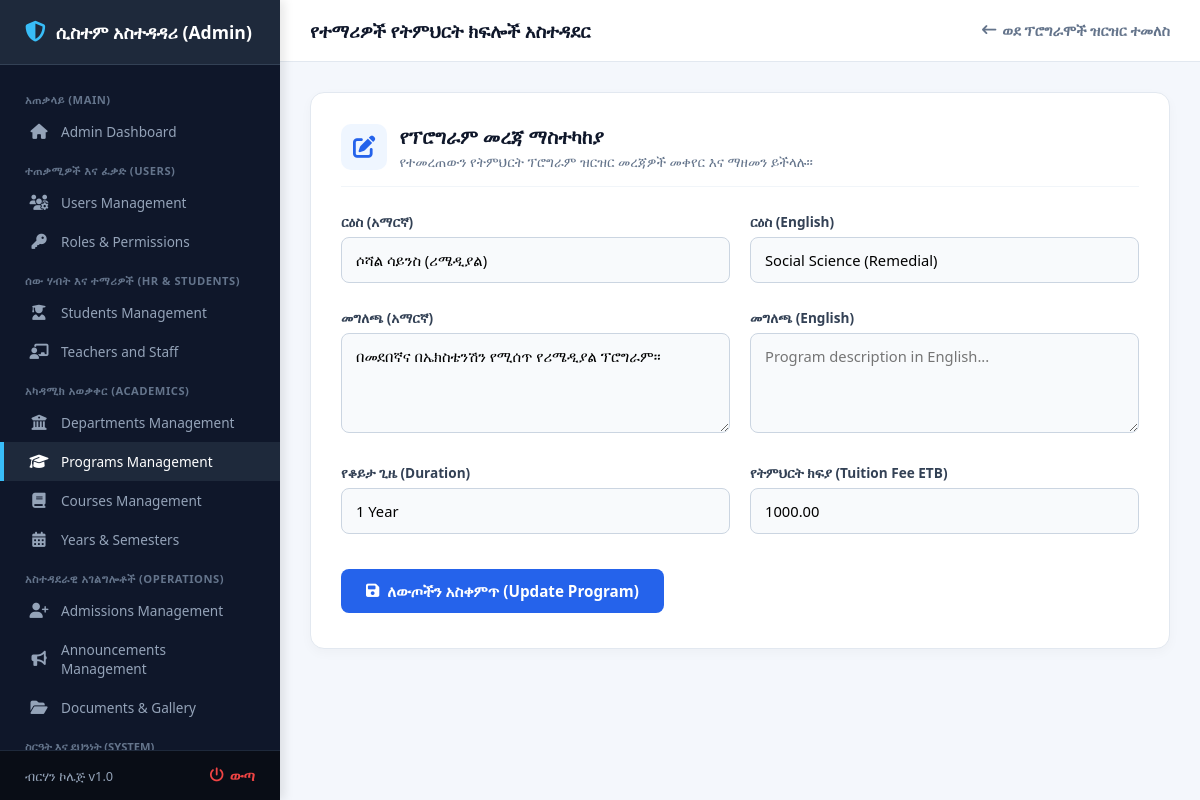
The page /admin/edit-program.php?id=6 (signed in) on the database its author committed.
### tables this page shows
CREATE TABLE `programs` (
  `id` int(11) NOT NULL,
  `title_am` varchar(150) NOT NULL,
  `title_en` varchar(150) NOT NULL,
  `category` varchar(50) NOT NULL,
  `slug` varchar(100) NOT NULL,
  `description_am` text DEFAULT NULL,
  `duration` varchar(50) NOT NULL,
  `created_at` timestamp NOT NULL DEFAULT current_timestamp(),
  `tuition_fee` decimal(10,2) DEFAULT 0.00,
  `description_en` text DEFAULT NULL
);

### admin/edit-program.php (the view, shortened to what this page needs)
<?php
require_once '../config/config.php';
$id = intval($_GET['id'] ?? 0);
$stmt = $pdo->prepare("SELECT * FROM programs WHERE id = ?");
$stmt->execute([$id]);
$program = $stmt->fetch(PDO::FETCH_ASSOC);
?>
<!DOCTYPE html>
<html lang="am">
<head>
    <link rel="stylesheet" href="https://cdnjs.cloudflare.com/ajax/libs/font-awesome/6.4.0/css/all.min.css">
</head>
<body>
    <?php include 'sidebar.php'; ?>
    <div class="main-container">
        <div class="topbar">
            <h3>የተማሪዎች የትምህርት ክፍሎች አስተዳደር</h3>
            <a href="programs.php" class="btn-back"><i class="fa-solid fa-arrow-left-long"></i> ወደ ፕሮግራሞች ዝርዝር ተመለስ</a>
        </div>
        <div class="content-body">
            <div class="card">
                <div class="card-header">
                    <i class="fa-solid fa-pen-to-square"></i>
                    <div>
                        <h3>የፕሮግራም መረጃ ማስተካከያ</h3>
                        <p>የተመረጠውን የትምህርት ፕሮግራም ዝርዝር መረጃዎች መቀየር እና ማዘመን ይችላሉ።</p>
                    </div>
                </div>
                <form method="POST">
                    <div class="form-grid">
                        <div class="form-group">
                            <label>ርዕስ (አማርኛ)</label>
                            <input type="text" name="title_am" value="<?php echo htmlspecialchars($program['title_am'] ?? ($program['title'] ?? '')); ?>" required placeholder="ምሳሌ፦ ሶፍትዌር ఇంጂነሪንግ">
                        </div>
                        <div class="form-group">
                            <label>ርዕስ (English)</label>
                            <input type="text" name="title_en" value="<?php echo htmlspecialchars($program['title_en'] ?? ''); ?>" placeholder="ምሳሌ፦ Software Engineering">
                        </div>
                        <div class="form-group">
                            <label>መግለጫ (አማርኛ)</label>
                            <textarea name="description_am" placeholder="ስለ ፕሮግራሙ አጭር መግለጫ በአማርኛ..."><?php echo htmlspecialchars($program['description_am'] ?? ($program['description'] ?? '')); ?></textarea>
                        </div>
                        <div class="form-group">
                            <label>መግለጫ (English)</label>
                            <textarea name="description_en" placeholder="Program description in English..."><?php echo htmlspecialchars($program['description_en'] ?? ''); ?></textarea>
                        </div>
                        <div class="form-group">
                            <label>የቆይታ ጊዜ (Duration)</label>
                            <input type="text" name="duration" value="<?php echo htmlspecialchars($program['duration'] ?? ''); ?>" placeholder="ምሳሌ፦ 3 Years">
                        </div>
                        <div class="form-group">
                            <label>የትምህርት ክፍያ (Tuition Fee ETB)</label>
                            <input type="number" step="0.01" name="tuition_fee" value="<?php echo htmlspecialchars($program['tuition_fee'] ?? 0); ?>" placeholder="0.00">
                        </div>
                        <div class="form-group full" style="margin-top: 10px;">
                            <button type="submit" class="btn-update"><i class="fa-solid fa-floppy-disk"></i> ለውጦችን አስቀምጥ (Update Program)</button>
                        </div>
                    </div>
                </form>
            </div>
        </div>
    </div>
</body>
</html>

### admin/edit-program.php (style rules this page uses)
* { box-sizing: border-box; margin: 0; padding: 0; font-family: 'Segoe UI', Tahoma, Geneva, Verdana, sans-serif; }
body { background-color: #f4f7fc; display: flex; height: 100vh; overflow: hidden; }
.main-container { flex: 1; display: flex; flex-direction: column; margin-left: 280px; overflow: hidden; width: calc(100% - 280px); }
.topbar { background: #fff; padding: 18px 30px; display: flex; justify-content: space-between; align-items: center; border-bottom: 1px solid #e2e8f0; }
.topbar h3 { font-size: 1.15rem; color: #0f172a; font-weight: 700; }
.content-body { padding: 30px; overflow-y: auto; flex: 1; }
.card { background: #fff; padding: 30px; border-radius: 14px; border: 1px solid #e2e8f0; box-shadow: 0 4px 12px rgba(0,0,0,0.03); max-width: 900px; margin: 0 auto; }
.card-header { display: flex; align-items: center; gap: 12px; margin-bottom: 25px; padding-bottom: 15px; border-bottom: 1px solid #f1f5f9; }
.card-header i { font-size: 1.4rem; color: #2563eb; background: #eff6ff; padding: 12px; border-radius: 10px; }
.card-header h3 { color: #0f172a; font-size: 1.2rem; font-weight: 700; }
.card-header p { color: #64748b; font-size: 0.85rem; margin-top: 2px; }
.form-grid { display: grid; grid-template-columns: 1fr 1fr; gap: 20px; }
.form-group { margin-bottom: 5px; }
.form-group.full { grid-column: span 2; }
label { font-size: 0.85rem; font-weight: 600; color: #334155; display: block; margin-bottom: 6px; }
input, select, textarea { width: 100%; padding: 12px 14px; border: 1px solid #cbd5e1; border-radius: 8px; font-size: 0.92rem; outline: none; transition: all 0.2s ease; background: #f8fafc; }
textarea { resize: vertical; height: 100px; }
.btn-update { background: #2563eb; color: #fff; border: none; padding: 12px 25px; border-radius: 8px; cursor: pointer; font-weight: 600; font-size: 0.95rem; display: inline-flex; align-items: center; gap: 8px; transition: background 0.2s; }
.btn-back { color: #64748b; text-decoration: none; font-size: 0.9rem; font-weight: 600; display: inline-flex; align-items: center; gap: 6px; transition: color 0.2s; }

### rows shown on the page
programs: title_am "ሶሻል ሳይንስ (ሪሜዲያል)", title_en "Social Science (Remedial)", description_am "በመደበኛና በኤክስቴንሽን የሚሰጥ የሪሜዲያል ፕሮግራም።", duration "1 Year", tuition_fee "1000.00"
